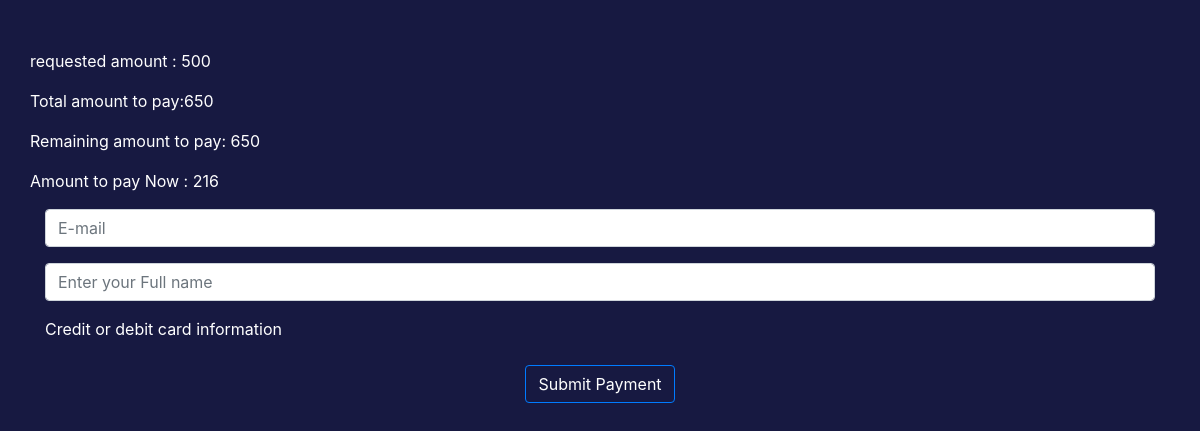
The app's page /api/payment/ (signed in), older data.
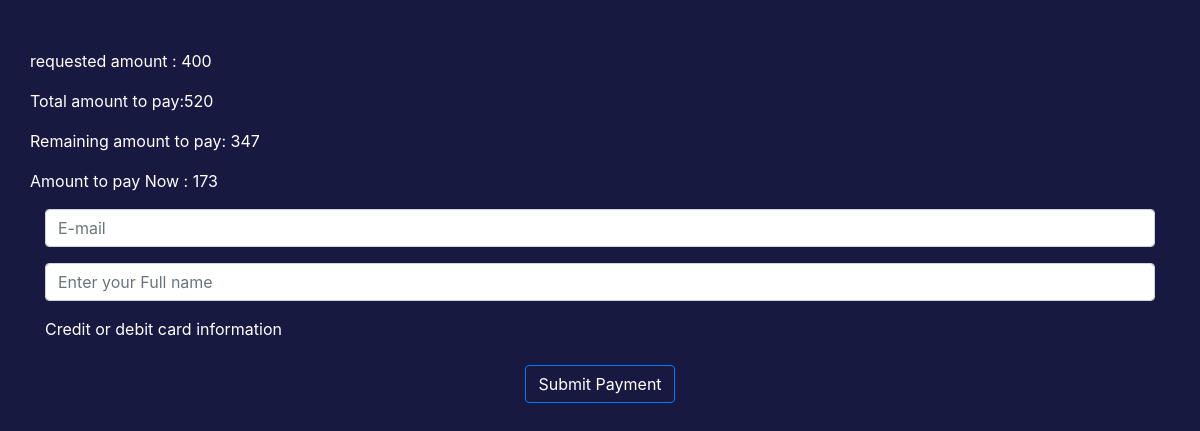
The same page, newer data.
### money_loans/models.py (models this page shows, shortened)
class Loans(models.Model):
    default_type = '3'
    payback = (
        ('0', '0'),
        ('1', '1'),
        ('2', '2'),
        ('3', '3'),
    )
    user = models.ForeignKey(User, null=False, on_delete=models.CASCADE)
    amount = models.CharField(max_length=30, blank=True, null=True)
    total_amount_to_pay = models.CharField(max_length=30, blank=True, null=True)
    remaining_amount_to_pay = models.CharField(max_length=30, blank=True, null=True)
    payBack_periode= models.CharField(max_length=50,choices=payback,default=default_type,blank=True, null=True)
    is_verified = models.BooleanField(default=True)
    is_done = models.BooleanField(default=False)
    created_at = models.DateTimeField(auto_now_add=True, null=True)
    class Meta:
        verbose_name_plural = 'Loans'

### money_loans/views.py (the view, shortened to what this page needs)
# urls.py: path('payment/', views.paymentPage, name="payment"),
def paymentPage(request):
    if Loans.objects.filter(user=request.user,is_done=False).exists():
        loan = Loans.objects.filter(user=request.user,is_done=False).first()
        payback_period = int(loan.payBack_periode)
        if payback_period != 0:
            amount_to_pay = int(loan.total_amount_to_pay) / 3
            remaining = int (float(loan.remaining_amount_to_pay))
            context = {
                'loan':loan,
                'amount_to_pay':int(amount_to_pay)
            }
            return render(request, 'payment.html',context)
        elif payback_period == 0:
            Loans.objects.filter(user=request.user,is_done=False).update(is_done=True)
            return redirect('http://localhost:8000/')
    else:
        return redirect('http://localhost:8000/')

### money_loans/templates/payment.html (shortened to what this page needs)
<!doctype html>
<html lang="en">
  <head>
    <link rel="stylesheet" href="https://maxcdn.bootstrapcdn.com/bootstrap/4.0.0/css/bootstrap.min.css">
  </head>
  <body style="background-color:#171941;color:white">
    <div class="container mt-5 ">
      <div class="row mt-5">
        <form action="" method="POST" id="payment-form" >
          <div class="row">
            <div class="col">
            </div>
          </div>
          <p>requested amount : {{loan.amount|floatformat}} </p>
          <p>Total amount to pay:{{loan.total_amount_to_pay|floatformat}} </p>
          <p>Remaining amount to pay: {{loan.remaining_amount_to_pay|floatformat}}</p>
          <p>Amount to pay Now : {{amount_to_pay|floatformat}}</p>
        </div>
            <div class="form-group contact-form">
              <div class="media-body">
                <input id="form-email" name="email" placeholder="E-mail" class="form-control input-md" type="email" data-error="E-mail field is required" required>
              </div>
          </div>
          <div class="form-group contact-form">
            <div class="media-body">
              <input id="form-name" name="nickname" placeholder="Enter your Full name"  class="form-control input-md" type="text" data-error="Username field is required" required>
            </div>
        </div>
          <div class="form-group mt-3">
            <label for="card-element">
              Credit or debit card information
            </label>
          </div>
        <div class="text-center">
          <button type="submit"class="btn btn-outline-primary text-center" style="color:white">Submit Payment </button>
        </div>
      </div>
</body>
</html>

Row changes from the older to the newer data that the page shows:
removed Loans: amount "500", total_amount_to_pay "650", remaining_amount_to_pay "650"
added Loans: amount "400", total_amount_to_pay "520", remaining_amount_to_pay "347"
Text that changed along with them:
{{ amount_to_pay|floatformat }}: "216" → "173"
